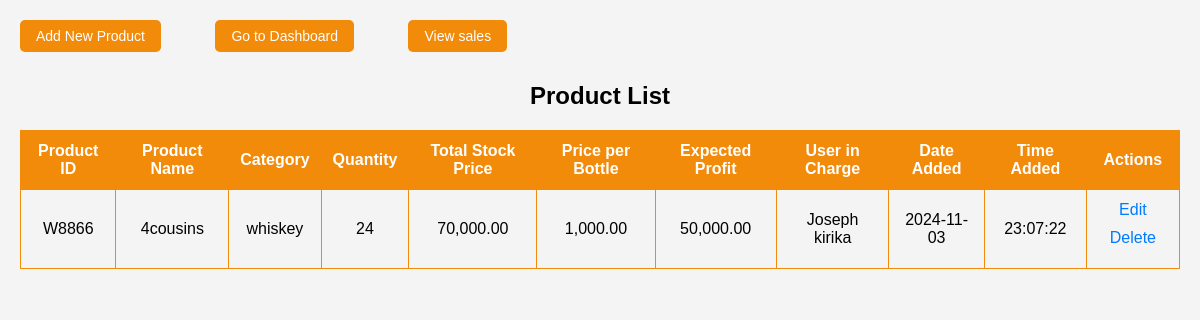
/PROJECTLIGHT/ayour_form_page.php, run on the app's committed database.
### tables this page shows
CREATE TABLE `products` (
  `product_id` varchar(12) NOT NULL,
  `product_name` varchar(100) NOT NULL,
  `category` varchar(50) NOT NULL,
  `quantity` int(11) NOT NULL,
  `stock_price` decimal(10,2) NOT NULL,
  `price_per_bottle` decimal(10,2) NOT NULL,
  `expected_profit` decimal(10,2) DEFAULT NULL,
  `user_in_charge` varchar(8) DEFAULT NULL,
  `date_added` date DEFAULT curdate(),
  `time_added` time DEFAULT curtime()
);

CREATE TABLE `users` (
  `USER_ID` varchar(20) NOT NULL,
  `FULL_NAME` varchar(100) NOT NULL,
  `USER_NAME` varchar(50) NOT NULL,
  `EMAIL` varchar(100) NOT NULL,
  `CONTACT` varchar(15) NOT NULL,
  `PASSWORD` varchar(255) NOT NULL,
  `ROLE` enum('Admin','Employee') NOT NULL,
  `CREATED_AT` timestamp NOT NULL DEFAULT current_timestamp()
);

### PROJECTLIGHT/ayour_form_page.php (the view, shortened to what this page needs)
<?php
$servername = "localhost";
$dbname = "PROJECTLIGHT";
$username = "root";
$password = "";
$conn = new mysqli($servername, $username, $password, $dbname);
$sql = "SELECT p.*, u.full_name FROM products p JOIN users u ON p.user_in_charge = u.user_id WHERE p.quantity > 0 ORDER BY p.time_added DESC";
$result = $conn->query($sql);
?>
<!DOCTYPE html>
<html lang="en">
<head>
</head>
<body>
<div class="butns">
    <a class="btns" href="newstock.php">Add New Product</a>
    <a class="btns" href="admin.php">Go to Dashboard</a>
    <a class="btns" href="asale.php">View sales</a>
</div>
<h2>Product List</h2>
<table>
    <thead>
        <tr>
            <th>Product ID</th>
            <th>Product Name</th>
            <th>Category</th>
            <th>Quantity</th>
            <th>Total Stock Price</th>
            <th>Price per Bottle</th>
            <th>Expected Profit</th>
            <th>User in Charge</th>
            <th>Date Added</th>
            <th>Time Added</th>
            <th>Actions</th>
        </tr>
    </thead>
    <tbody>
    <?php while ($row = $result->fetch_assoc()) { ?>
        <tr class="<?php echo $row['quantity'] < 6 ? 'low-stock' : ''; ?>">
            <td><?php echo $row['product_id']; ?></td>
            <td><?php echo $row['product_name']; ?></td>
            <td><?php echo $row['category']; ?></td>
            <td><?php echo $row['quantity']; ?></td>
            <td><?php echo number_format($row['stock_price'], 2); ?></td>
            <td><?php echo number_format($row['price_per_bottle'], 2); ?></td>
            <td><?php echo number_format($row['expected_profit'], 2); ?></td>
            <td><?php echo $row['full_name']; ?></td>
            <td><?php echo $row['date_added']; ?></td>
            <td><?php echo $row['time_added']; ?></td>
            <td>
                <a href="edit_product.php?id=<?php echo $row['product_id']; ?>">Edit</a>
                <a href="delete_product.php?id=<?php echo $row['product_id']; ?>" onclick="return confirm('Are you sure?');">Delete</a>
            </td>
        </tr>
    <?php } ?>
</tbody>
</table>
</body>
</html>

### PROJECTLIGHT/ayour_form_page.php (style rules this page uses)
body { font-family: Arial, sans-serif; background-color: #f4f4f4; margin: 0; padding: 20px; }
a { text-decoration: none; color: #007BFF; margin-bottom: 10px; display: inline-block; }
table { width: 100%; border-collapse: collapse; margin-top: 10px; }
table, th, td { border: 1px solid #f28a0a; padding: 11px; }
th, td { text-align: center; }
th { background-color: #f28a0a; color: white; }
h2 { text-align: center; }
.btns { padding: 8px 16px; font-size: 14px; cursor: pointer; background-color: #f28a0a; color: white; border: none; border-radius: 5px; margin-right: 50px; }

### data on the page
products: product_id "W8866", product_name "4cousins", category "whiskey", quantity "24", stock_price "70,000.00", price_per_bottle "1,000.00", expected_profit "50,000.00", users.FULL_NAME "Joseph kirika", date_added "2024-11-03", time_added "23:07:22"
